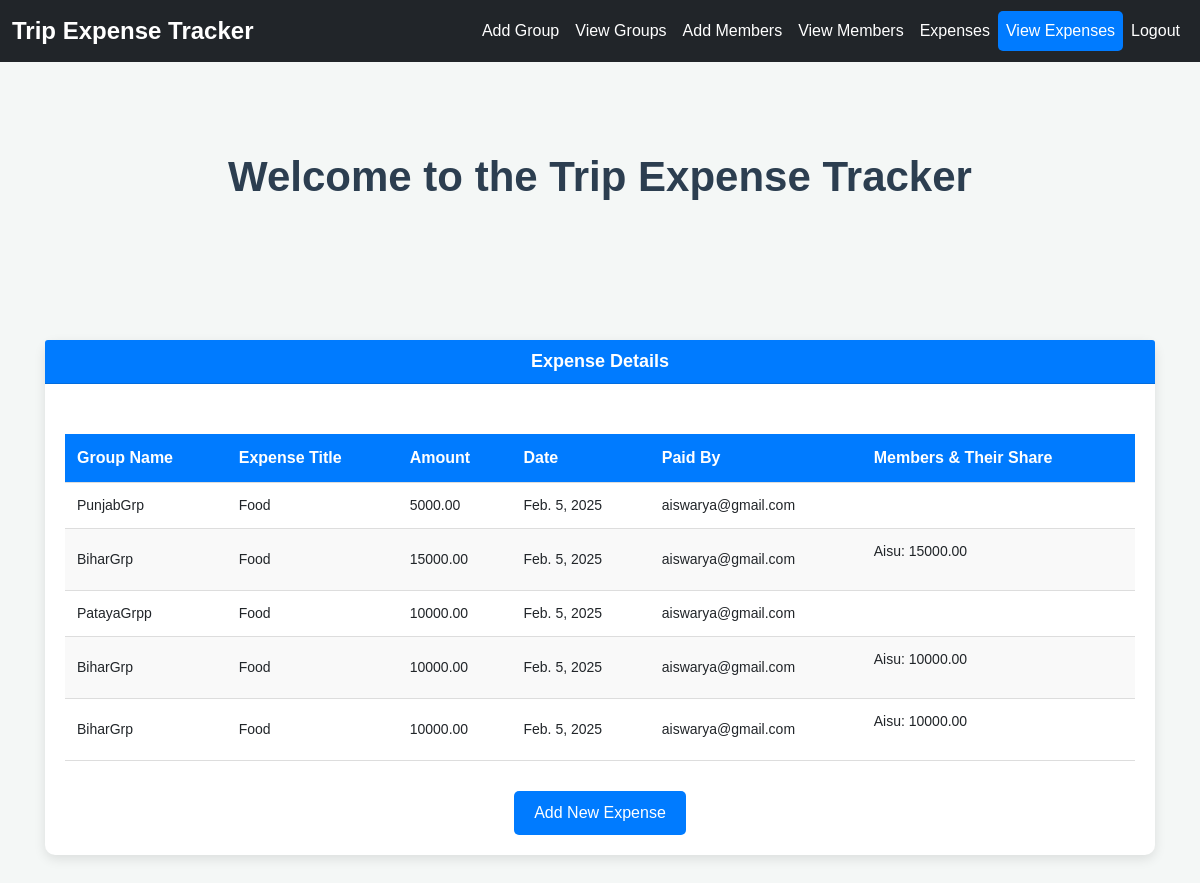
The page /viewexpense/ (signed in) on the database its author committed.
### app/models.py (models this page shows, shortened)
class Expense(models.Model):
    title = models.CharField(max_length=200)
    amount = models.DecimalField(max_digits=10, decimal_places=2)
    date = models.DateField()
    group = models.ForeignKey(ExpenseGroup, on_delete=models.CASCADE, related_name='expenses')
    paid_by = models.ForeignKey(userregister, on_delete=models.CASCADE, related_name='paid_expenses')
    split_among = models.ManyToManyField(GroupMember, through='ExpenseSplit')
    created_at = models.DateTimeField(auto_now_add=True)

class ExpenseGroup(models.Model):
    name = models.CharField(max_length=100)
    created_by = models.ForeignKey(User, on_delete=models.CASCADE, related_name='created_groups')  # Use User model
    created_at = models.DateTimeField(auto_now_add=True)

class userregister(models.Model):
    user = models.OneToOneField(User, on_delete=models.CASCADE)
    email = models.EmailField()
    phone = models.CharField(max_length=15)
    location = models.CharField(max_length=100)
    confirm_password = models.CharField(max_length=255)

class GroupMember(models.Model):
    group = models.ForeignKey(ExpenseGroup, on_delete=models.CASCADE, related_name='members')
    name = models.CharField(max_length=100)
    phone_number = models.CharField(max_length=17)

class ExpenseSplit(models.Model):
    expense = models.ForeignKey(Expense, on_delete=models.CASCADE)
    member = models.ForeignKey(GroupMember, on_delete=models.CASCADE)
    amount = models.DecimalField(max_digits=10, decimal_places=2)

### app/views.py (the view)
# urls.py: path('viewexpense/', views.viewexpense, name='viewexpense'),
@login_required
def viewexpense(request):
    expenses = Expense.objects.all()
    expense_data = []
    for expense in expenses:
        group_name = expense.group.name  # Assuming the group has a 'name' field
        splits = ExpenseSplit.objects.filter(expense=expense)
        member_share = {}
        for split in splits:
            member_share[split.member.name] = split.amount
        expense_data.append({
            'expense': expense,
            'group_name': group_name,
            'splits': member_share
        })
    return render(request, 'user/viewexpense.html', {'expense_data': expense_data})

### templates/user/viewexpense.html (shortened to what this page needs)
<!DOCTYPE html>
<html lang="en">
<head>
    <link href="https://cdn.jsdelivr.net/npm/bootstrap@5.1.3/dist/css/bootstrap.min.css" rel="stylesheet">
</head>
<body>
    <nav class="navbar navbar-expand-lg navbar-dark bg-dark">
        <div class="container-fluid">
            <a class="navbar-brand" href="../userhome">Trip Expense Tracker</a>
            <div class="collapse navbar-collapse" id="navbarNav">
                <ul class="navbar-nav ms-auto">
                    <li class="nav-item"><a class="nav-link" href="../addgroup">Add Group</a></li>
                    <li class="nav-item"><a class="nav-link" href="../viewgroup">View Groups</a></li>
                    <li class="nav-item"><a class="nav-link" href="../addgroupmember">Add Members</a></li>
                    <li class="nav-item"><a class="nav-link" href="../viewgroupmember">View Members</a></li>
                    <li class="nav-item"><a class="nav-link" href="../addexpense">Expenses</a></li>
                    <li class="nav-item"><a class="nav-link active" href="../viewexpense">View Expenses</a></li>
                    <li class="nav-item"><a class="nav-link" href="../userlogout">Logout</a></li>
                </ul>
            </div>
        </div>
    </nav>
    <div class="container">
        <h1>Welcome to the Trip Expense Tracker</h1>
    </div>
    {% block content %}
    <div class="container">
        <div class="card">
            <div class="card-header">
                Expense Details
            </div>
            <div class="card-body">
                <table>
                    <thead>
                        <tr>
                            <th>Group Name</th>
                            <th>Expense Title</th>
                            <th>Amount</th>
                            <th>Date</th>
                            <th>Paid By</th>
                            <th>Members & Their Share</th>
                        </tr>
                    </thead>
                    <tbody>
                        {% for data in expense_data %}
                        <tr>
                            <td>{{ data.group_name }}</td>
                            <td>{{ data.expense.title }}</td>
                            <td>{{ data.expense.amount }}</td>
                            <td>{{ data.expense.date }}</td>
                            <td>{{ data.expense.paid_by.user.username }}</td>
                            <td class="expense-share">
                                <ul>
                                    {% for member, share in data.splits.items %}
                                    <li>{{ member }}: {{ share }}</li>
                                    {% endfor %}
                                </ul>
                            </td>
                        </tr>
                        {% endfor %}
                    </tbody>
                </table>
                <a href="../addexpense" class="btn">Add New Expense</a>
            </div>
        </div>
    </div>
    {% endblock %}
</body>
</html>

### templates/user/viewexpense.html (style rules this page uses)
body { font-family: 'Arial', sans-serif; background-color: #f4f7f6; }
.navbar { margin-bottom: 20px; }
.navbar .nav-link { font-size: 16px; font-weight: 500; }
.navbar .nav-link.active { background-color: #007bff; border-radius: 5px; }
.container { text-align: center; padding: 50px 15px; }
.container h1 { font-size: 42px; margin-top: 20px; color: #2c3e50; font-weight: bold; }
.navbar-brand { font-size: 24px; font-weight: 700; color: #fff; }
.nav-item .nav-link { color: #ffffff; }
.nav-item .nav-link.active { color: #fff; background-color: #007bff; }
.navbar-dark .navbar-nav .nav-link { color: #fff; }
table { width: 100%; border-collapse: collapse; margin: 30px 0; }
table thead { background-color: #007bff; color: white; }
table th, table td { padding: 12px; text-align: left; border-bottom: 1px solid #ddd; }
table th { font-size: 16px; font-weight: 600; }
table td { font-size: 14px; }
table tbody tr:nth-child(even) { background-color: #f9f9f9; }
.expense-share ul { list-style-type: none; padding: 0; }
.expense-share li { font-size: 14px; }
.btn { background-color: #007bff; color: white; padding: 10px 20px; border: none; border-radius: 5px; text-decoration: none; }
.card { margin-top: 30px; border: none; box-shadow: 0px 4px 12px rgba(0, 0, 0, 0.1); border-radius: 10px; }
.card-header { font-size: 18px; font-weight: 600; background-color: #007bff; color: white; border-radius: 10px 10px 0 0; }
.card-body { padding: 20px; }

### rows shown on the page
Expense: group_name "PunjabGrp", expense "Food", expense.amount "5000.00", expense "Feb. 5, 2025", expense.paid_by.user.username "aiswarya@gmail.com"
Expense: group_name "BiharGrp", expense "Food", expense.amount "15000.00", expense "Feb. 5, 2025", expense.paid_by.user.username "aiswarya@gmail.com"
GroupMember: splits "Aisu" "Aisu" "Aisu"
ExpenseSplit: splits "15000.00"
Expense: group_name "PatayaGrpp", expense "Food", expense.amount "10000.00", expense "Feb. 5, 2025", expense.paid_by.user.username "aiswarya@gmail.com"
Expense: group_name "BiharGrp", expense "Food", expense.amount "10000.00", expense "Feb. 5, 2025", expense.paid_by.user.username "aiswarya@gmail.com"
ExpenseSplit: splits "10000.00"
Expense: group_name "BiharGrp", expense "Food", expense.amount "10000.00", expense "Feb. 5, 2025", expense.paid_by.user.username "aiswarya@gmail.com"
ExpenseSplit: splits "10000.00"
